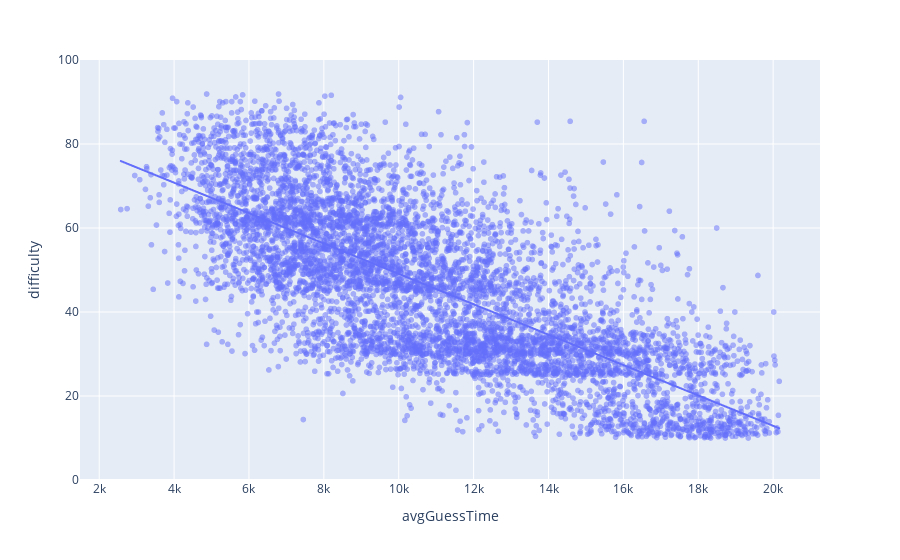

The notebook cell this image was saved under:
### Code cell
px.scatter(X, y='difficulty', x='avgGuessTime', trendline='ols', range_y=[0, 100], opacity=0.5)

### Figure 1 — Plotly figure (JSON) as saved in the notebook; plotly's stock layout.template omitted (floating-point values rounded to 4 significant figures; data arrays with more than 128 entries replaced by an {"elided": "..."} marker saying what was removed)
{"data": [{"hovertemplate": "avgGuessTime=%{x}<br>difficulty=%{y}<extra></extra>", "legendgroup": "", "marker": {"color": "#636efa", "opacity": 0.5, "symbol": "circle"}, "mode": "markers", "name": "", "showlegend": false, "type": "scattergl", "x": {"elided": "6390 float values"}, "xaxis": "x", "y": {"elided": "6390 float values"}, "yaxis": "y"}, {"hovertemplate": "<b>OLS trendline</b><br>difficulty = -0.00361844 * avgGuessTime + 85.2656<br>R<sup>2</sup>=0.546777<br><br>avgGuessTime=%{x}<br>difficulty=%{y} <b>(trend)</b><extra></extra>", "legendgroup": "", "marker": {"color": "#636efa", "symbol": "circle"}, "mode": "lines", "name": "", "showlegend": false, "type": "scattergl", "x": {"elided": "6390 float values"}, "xaxis": "x", "y": {"elided": "6390 float values"}, "yaxis": "y"}], "layout": {"autosize": true, "legend": {"tracegroupgap": 0}, "margin": {"t": 60}, "xaxis": {"anchor": "y", "autorange": true, "domain": [0, 1], "range": [1465.0, 21270.0], "title": {"text": "avgGuessTime"}, "type": "linear"}, "yaxis": {"anchor": "x", "domain": [0, 1], "range": [0, 100], "title": {"text": "difficulty"}, "type": "linear"}}}
